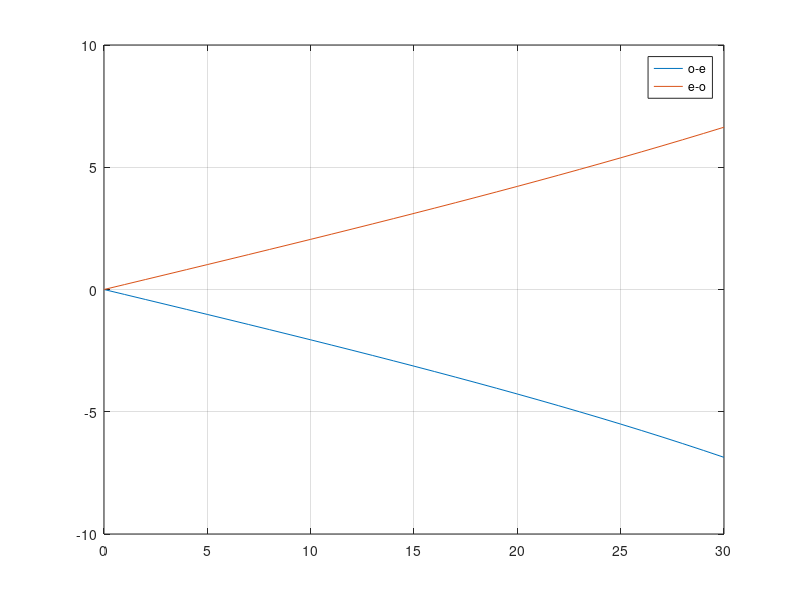
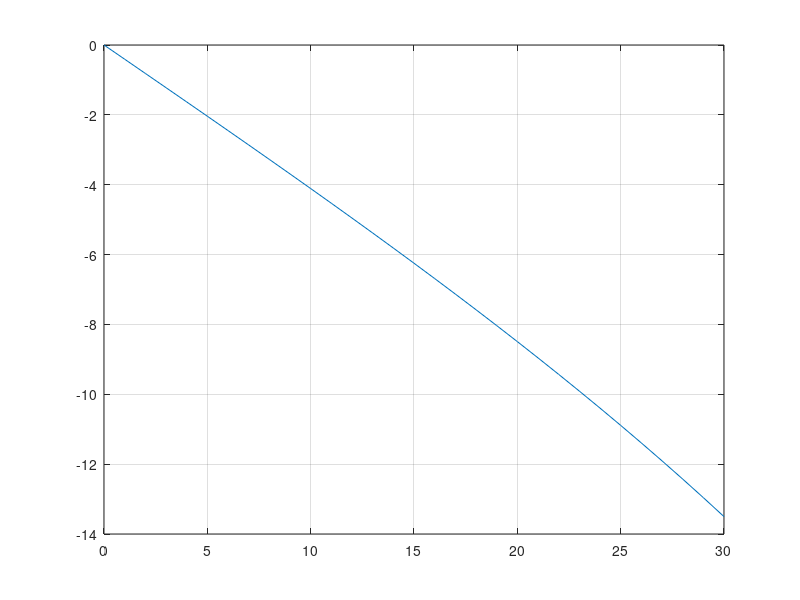

Reproduce these figures in MATLAB, in order.
lam = 1.55;
EFL = 1.9; % [mm] effective focal length of collimating lens
AOI = 2.3*pi/180; % desired angle of incidence for each ray at the collimating lens

no = sqrt( 3.77834 -0.0108133.*(lam.^2) + 0.069736./(lam.^2 -0.04724) );
ne = sqrt( 4.59905 -0.0122676.*(lam.^2) + 0.110534./(lam.^2 -0.04813) );

no = no + 8.5e-4;
ne = ne + 3.0e-4;

% wallaston prism:
th1 = [0:30]*pi/180; % angle of interface
% angle of rays w.r.t. interface normal:
thoep= asin( (ne./no).*sin(th1) );
theop= asin( (no./ne).*sin(th1) );
%fprintf('thoep = %f  theop = %f\n',thoep*180/pi,theop*180/pi);

% angle of rays w.r.t. optic axis:
thoe = th1 - thoep;
theo = th1 - theop;
%fprintf('thoe = %f  theo = %f\n',thoe*180/pi,theo*180/pi);

% exit angle from prism to air
thoea= asin( no.*sin(thoe) );
theoa= asin( ne.*sin(theo) );

figure, plot(th1*180/pi,[thoea(:) theoa(:)]*180/pi), legend('o-e','e-o'), grid
figure, plot(th1*180/pi,(thoea - theoa)*180/pi), grid

th11 = interp1(abs(thoea - theoa),th1,2*AOI); % find interface angle for desired AOI

fprintf('for AOI = %f deg, interface angle = %f deg\n',...
   AOI*180/pi,th11*180/pi);
fprintf('fiber separation = %f mm\n',EFL*tan(2*AOI));
